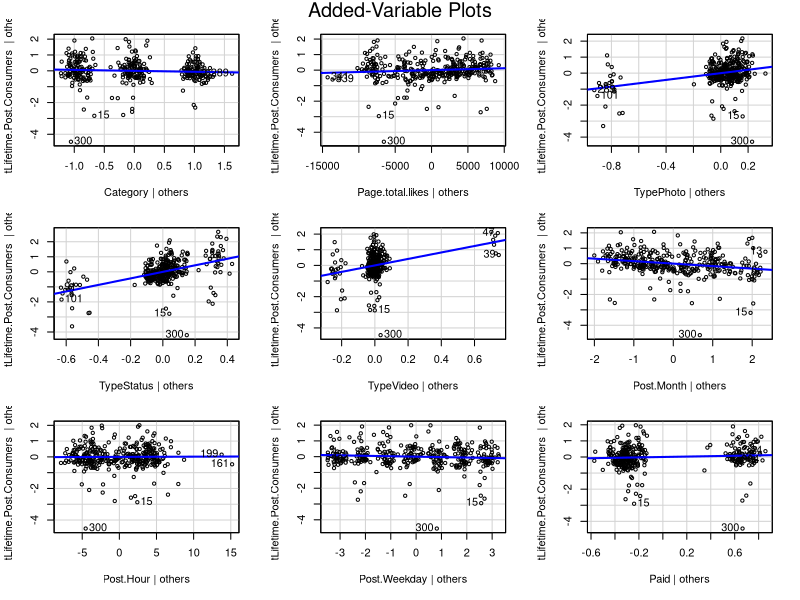
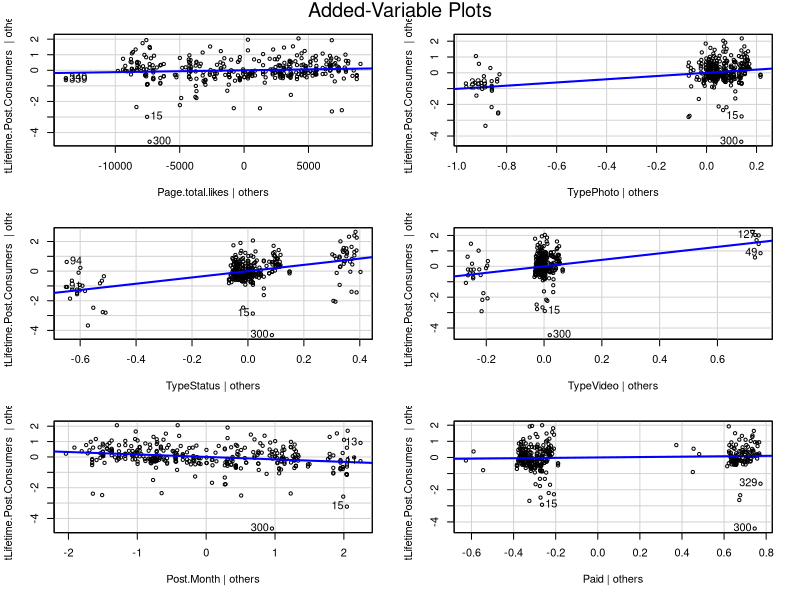
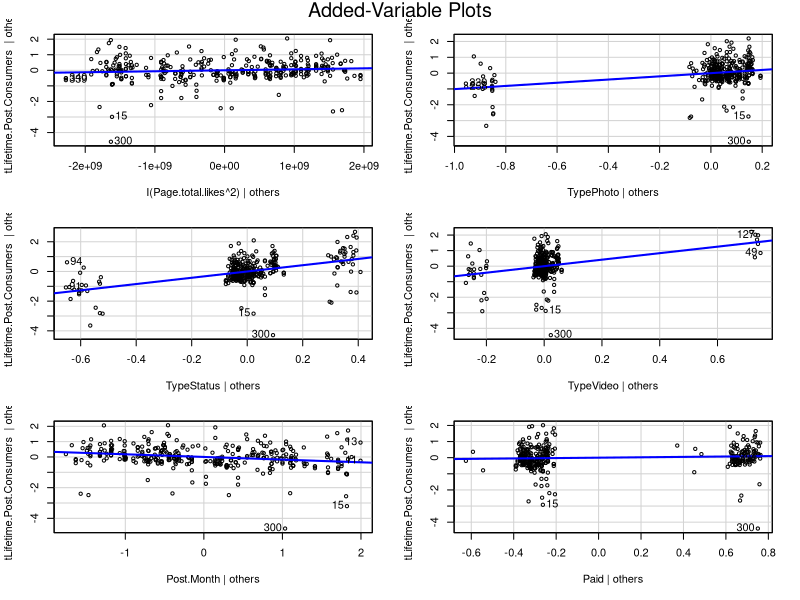
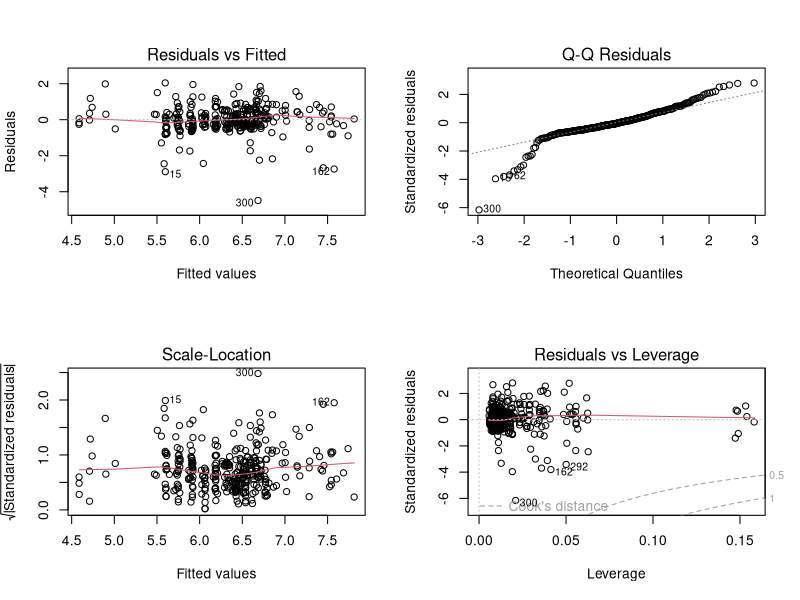
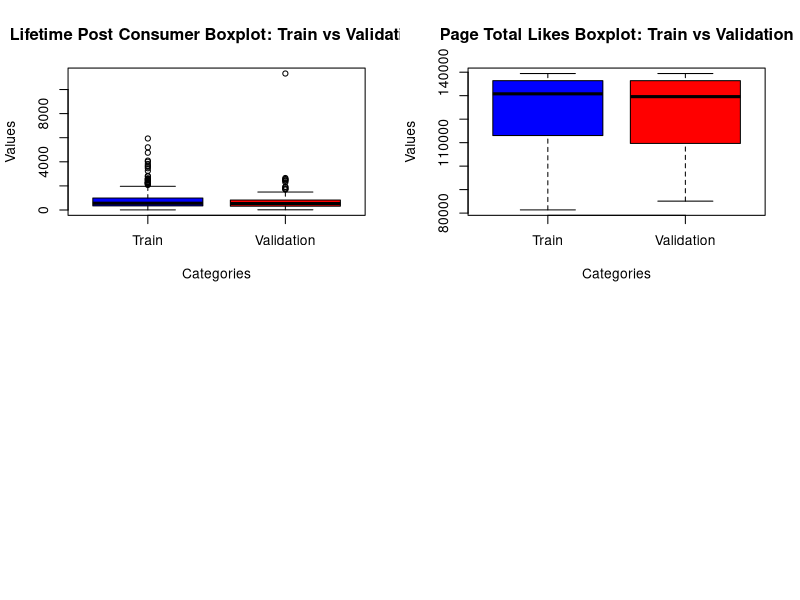
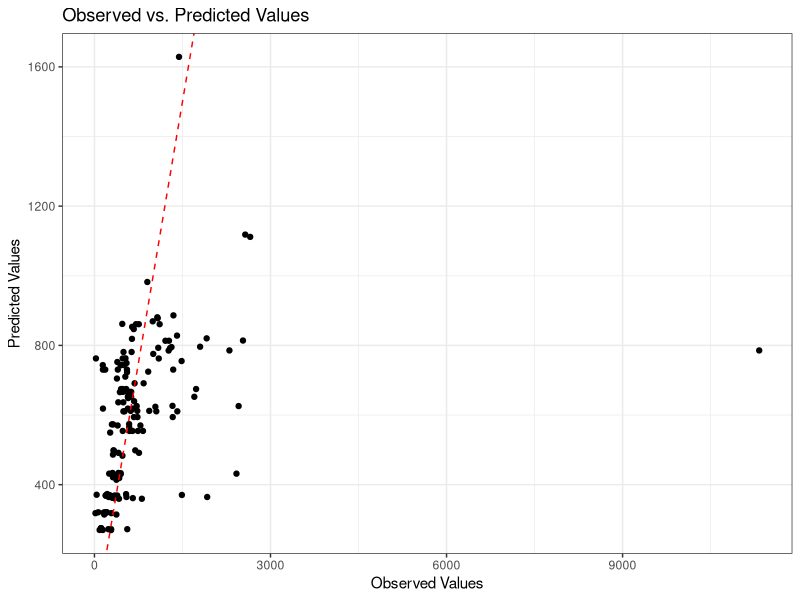
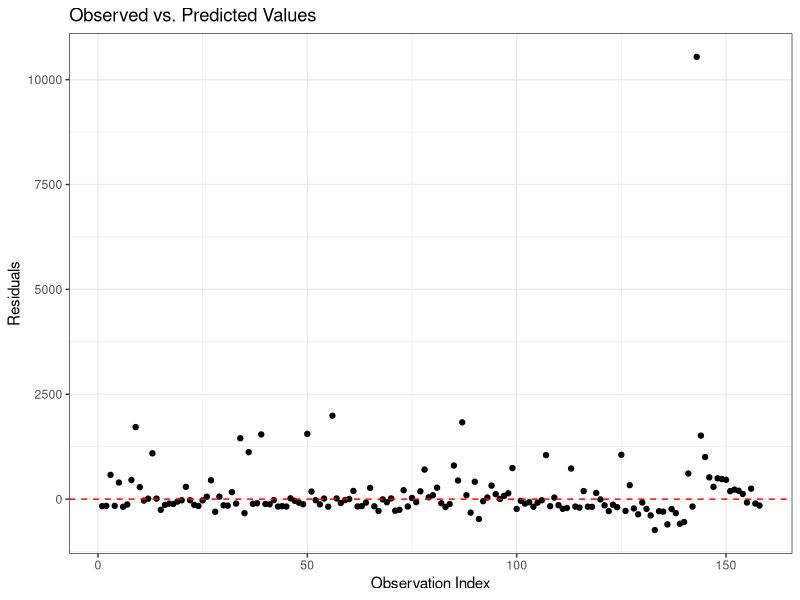

Write R code to recreate these figures, in order.
## ---- chunk 1
install.packages("MLmetrics")
library(car)
library(glmnet)
library(caret)
library(tidyverse)
library(GGally)
library(psych)
library(ggplot2)
library(dplyr)
library(MLmetrics)
model_df <- read.csv('./facebook_updated.csv')
## ---- chunk 2
train_df <- model_df %>% filter(obs_type == 'Training') %>% select(c(Lifetime.Post.Consumers, Category, Page.total.likes, Type, Post.Month, Post.Hour, Post.Weekday, Paid))
# transform on numerical variables only
transform <- train_df %>% select(c(Lifetime.Post.Consumers, Page.total.likes)) 

boxcox_result <- preProcess(transform, method = "BoxCox")
boxcox_result

# only log transform on `Lifetime.Post.Consumers`
# `Page.total.likes**2` does not normalize distribution according to histogram... 
# ... Keep Page.total.likes as original form currently
t_train_df<-train_df %>% mutate(tLifetime.Post.Consumers=log(Lifetime.Post.Consumers))

## ---- chunk 3
#fit the full model with all predictors
full_model<-lm(
    tLifetime.Post.Consumers ~ Category + Page.total.likes + Type +
      Post.Month + Post.Hour + Post.Weekday + Paid, data = t_train_df)
#examine full model regression
summary(full_model)
## ---- chunk 4
# added variable plots
avPlots(full_model)
# variance inflation factors
vif(full_model)
## ---- chunk 5

stepwise_model <- step(full_model, direction = "both")

#result shows that the lowest AIC model is...
#...tLifetime.Post.Consumers ~ Page.total.likes + Type + Post.Month + ...
#...Paid

## ---- chunk 6

reduced_model<-lm(tLifetime.Post.Consumers~Page.total.likes + Type + Post.Month+Paid, data=t_train_df)
summary(reduced_model)
# added variable plots
avPlots(reduced_model)
# variance inflation factors
vif(reduced_model)

## ---- chunk 7
anova(full_model, reduced_model)
#Insignificant p-value of F-test indicates excluding these predictors may not affect the model fit...
#... The reduced model may be better fit than full model given lower AIC and insignificant Partial... #... F-test
## ---- chunk 8
#fit the full model with all predictors with transformation on Page.total.likes
full_model_2<-lm(
    tLifetime.Post.Consumers ~ Category +Page.total.likes+ I(Page.total.likes^2) + Type +
      Post.Month + Post.Hour + Post.Weekday + Paid, data = t_train_df)
stepwise_model_2 <- step(full_model_2, direction = "both")

reduced_model_2<-lm(tLifetime.Post.Consumers ~ I(Page.total.likes^2) + Type + Post.Month + 
    Paid, data=t_train_df)

#Perform 4 steps by removing some variables
#The final model includes "I(Page.total.likes^2)", "Type","Post.Month","Paid"
#The final LOWEST AIC is -201.93, which is smaller than the first stepwide_model
#Therefore, the reduced_model_2 may be a better fit than reduced_model

## ---- chunk 9
#examine reduced_model_2
summary(reduced_model_2)
vif(reduced_model_2)
avPlots(reduced_model_2)
## ---- chunk 10

anova(full_model, reduced_model_2)

#Insignificant p-value of F-test indicates excluding these predictors may not affect the model fit...
#... The reduced model 2 may be better fit than full model given lower AIC and insignificant Partial... #... F-test

## ---- chunk 11

sprintf(paste("BIC of full model", BIC(full_model)))
sprintf(paste("BIC of 1st reduced model", BIC(reduced_model)))
sprintf(paste("BIC of 2ed reduced model", BIC(reduced_model_2)))

## ---- chunk 12
par(mfrow=c(2,2)) 
plot(reduced_model_2)
## ---- chunk 13

validation_df <- model_df %>% filter(obs_type == 'Validation') %>% select(c(Lifetime.Post.Consumers, Category, Page.total.likes, Type, Post.Month, Post.Hour, Post.Weekday, Paid))



summary(validation_df)
summary(t_train_df)

#For categorical variables
table(model_df$Category, model_df$obs_type)
table(model_df$Type, model_df$obs_type)
table(model_df$Post.Month, model_df$obs_type)
table(model_df$Post.Hour, model_df$obs_type)
table(model_df$Post.Weekday, model_df$obs_type)
table(model_df$Paid, model_df$obs_type)

#Comparing the Type observations, observations with the Link and Status type are missing which may hinder evaluation of the predictive abilities of the model.


#For continuous variables
boxplot_data_consumers <- list(train_df$Lifetime.Post.Consumers, validation_df$Lifetime.Post.Consumers)

boxplot_data_likes <- list(train_df$Page.total.likes, validation_df$Page.total.likes)

# Creating boxplots
boxplot(boxplot_data_consumers, 
        col = c("blue", "red"),
        names = c("Train", "Validation"),
        main = "Lifetime Post Consumer Boxplot: Train vs Validation",
        xlab = "Categories", ylab = "Values")

boxplot(boxplot_data_likes, 
        col = c("blue", "red"),
        names = c("Train", "Validation"),
        main = "Page Total Likes Boxplot: Train vs Validation",
        xlab = "Categories", ylab = "Values")

#Presence of a high outlier in Lifetime.Post.Consumers the validation set, could potentially be a bad leverage point, to be taken note of.

## ---- chunk 14

validation_df$tPredicted_Lifetime.Post.Consumers <- predict(reduced_model_2,newdata = validation_df)

validation_df$Predicted_Lifetime.Post.Consumers <- exp(validation_df$tPredicted_Lifetime.Post.Consumers)

observed_Y = validation_df$Lifetime.Post.Consumers
predicted_Y = validation_df$Predicted_Lifetime.Post.Consumers

rmse <- RMSE(predicted_Y, observed_Y)
mae <- MAE(predicted_Y, observed_Y)
mape <- MAPE(predicted_Y, observed_Y)
r_squared <- R2_Score(predicted_Y, observed_Y)
std_err <- sd(observed_Y - predicted_Y)


cat("Root Mean Squared Error (RMSE):", round(rmse, digits = 4), "\n")
cat("Mean Absolute Error (MAE):", round(mae, digits = 4), "\n")
cat("R-squared (R^2) Score:", round(r_squared, digits = 4), "\n")
cat("Mean Absolute Percentage Error (MPE):", round(mape, digits = 4), "\n")
cat("Residual Standard Error (RSE):", round(std_err, digits = 4), "\n")
## ---- chunk 15
#Scatterplot of Observed vs Predicted
ggplot(validation_df, aes(x = Lifetime.Post.Consumers, y = Predicted_Lifetime.Post.Consumers)) +
  geom_point() +
  geom_abline(intercept = 0, slope = 1, color = "red", linetype = "dashed") +
  labs(x = "Observed Values", y = "Predicted Values",
       title = "Observed vs. Predicted Values") +
  theme_bw()

#Residuals Plot
ggplot(validation_df, aes(x = 1:nrow(validation_df), y = Lifetime.Post.Consumers-Predicted_Lifetime.Post.Consumers)) +
  geom_point() +
  geom_abline(intercept = 0, slope = 0, color = "red", linetype = "dashed") +
  labs(x = "Observation Index", y = "Residuals",
       title = "Observed vs. Predicted Values") +
  theme_bw()

#Single outlier which needs to be looked into
